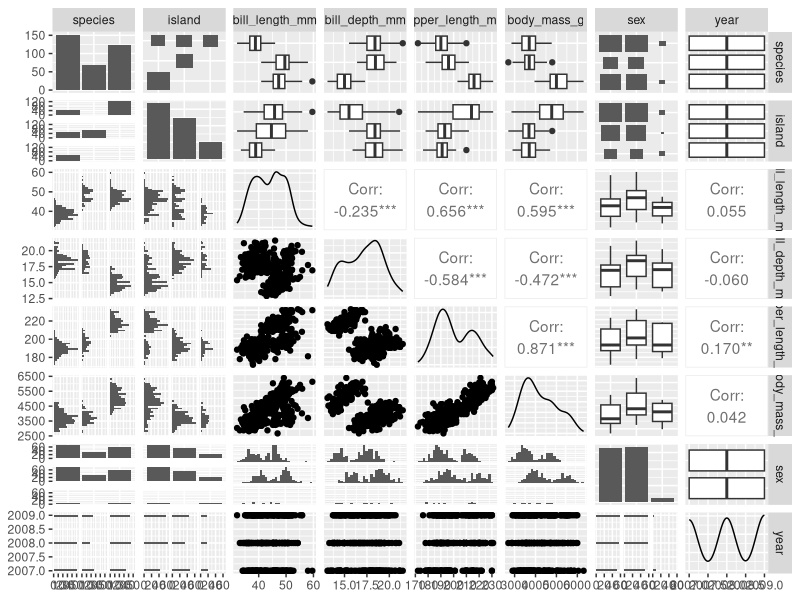

Recreate this plot in R.
## ---- chunk 1
library(GGally)
library(skimr)
library(palmerpenguins)
library(tidyverse)
## ---- chunk 2
names(penguins)

dim(penguins)

head(penguins)

tail(penguins)
# na in summary means how many missing values
summary(penguins)
## ---- chunk 3
#way to explicitly state which package you want to pull a function from
skimr::skim(penguins)

## ---- chunk 4
# created a grid showing different data comparisons between variables
ggpairs(penguins)
